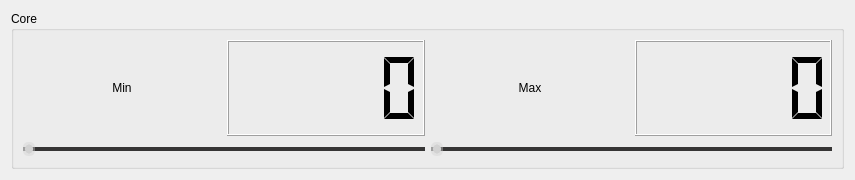
<?xml version="1.0" encoding="UTF-8"?>
<ui version="4.0">
 <class>ThreadFrequencyControl</class>
 <widget class="QWidget" name="ThreadFrequencyControl">
  <property name="geometry">
   <rect>
    <x>0</x>
    <y>0</y>
    <width>855</width>
    <height>180</height>
   </rect>
  </property>
  <property name="windowTitle">
   <string>Form</string>
  </property>
  <property name="styleSheet">
   <string notr="true">/*-----QSlider-----*/

QSlider:horizontal {
    min-height: 14px;
	background-color: transparent;
}

QSlider::groove:horizontal 
{
	background-color: transparent;
	height: 4px;
}


QSlider::sub-page:horizontal 
{
	background-color: gray;
}


QSlider::add-page:horizontal 
{
	background-color: #363535;
}

QSlider::handle:horizontal 
{
	width: 12px;
    margin-top: -5px;
    margin-bottom: -5px;
    border-radius: 5px;
	background: qradialgradient(spread:reflect, cx:0.5, cy:0.5, radius:0.5, fx:0.5, fy:0.5, stop:0.6 rgba(210, 210, 210, 255), stop:0.7 rgba(210, 210, 210, 100));
}


QSlider::handle:horizontal:hover 
{
	 background: qradialgradient(spread:reflect, cx:0.5, cy:0.5, radius:0.5, fx:0.5, fy:0.5, stop:0.6 rgba(255, 255, 255, 255), stop:0.7 rgba(255, 255, 255, 100));
}


QSlider::sub-page:horizontal:disabled 
{
	background-color: gray;
	border-color: gray;
}


QSlider::add-page:horizontal:disabled 
{
	background-color: #363535;
	border-color: #363535;
}


QSlider::handle:horizontal:disabled 
{
	background-color: gray;
	border: 1px solid gray;
}</string>
  </property>
  <layout class="QVBoxLayout" name="verticalLayout_3">
   <item>
    <widget class="QGroupBox" name="groupBox">
     <property name="title">
      <string>Core</string>
     </property>
     <layout class="QHBoxLayout" name="horizontalLayout_3">
      <item>
       <layout class="QVBoxLayout" name="verticalLayout_2">
        <item>
         <layout class="QHBoxLayout" name="horizontalLayout">
          <item>
           <widget class="QLabel" name="label_CPUMinFreqScaling">
            <property name="text">
             <string>Min</string>
            </property>
            <property name="alignment">
             <set>Qt::AlignmentFlag::AlignCenter</set>
            </property>
           </widget>
          </item>
          <item>
           <widget class="QLCDNumber" name="lcdNumber_CPUMinFreqScaling">
            <property name="segmentStyle">
             <enum>QLCDNumber::SegmentStyle::Flat</enum>
            </property>
           </widget>
          </item>
         </layout>
        </item>
        <item>
         <widget class="QSlider" name="horizontalSlider_CPUMinFreqScaling">
          <property name="orientation">
           <enum>Qt::Orientation::Horizontal</enum>
          </property>
         </widget>
        </item>
       </layout>
      </item>
      <item>
       <layout class="QVBoxLayout" name="verticalLayout">
        <item>
         <layout class="QHBoxLayout" name="horizontalLayout_2">
          <item>
           <widget class="QLabel" name="label_CPUMaxFreqScaling">
            <property name="text">
             <string>Max</string>
            </property>
            <property name="alignment">
             <set>Qt::AlignmentFlag::AlignCenter</set>
            </property>
           </widget>
          </item>
          <item>
           <widget class="QLCDNumber" name="lcdNumber_CPUMaxFreqScaling">
            <property name="segmentStyle">
             <enum>QLCDNumber::SegmentStyle::Flat</enum>
            </property>
           </widget>
          </item>
         </layout>
        </item>
        <item>
         <widget class="QSlider" name="horizontalSlider_CPUMaxFreqScaling">
          <property name="orientation">
           <enum>Qt::Orientation::Horizontal</enum>
          </property>
         </widget>
        </item>
       </layout>
      </item>
     </layout>
    </widget>
   </item>
  </layout>
 </widget>
 <resources/>
 <connections/>
</ui>
